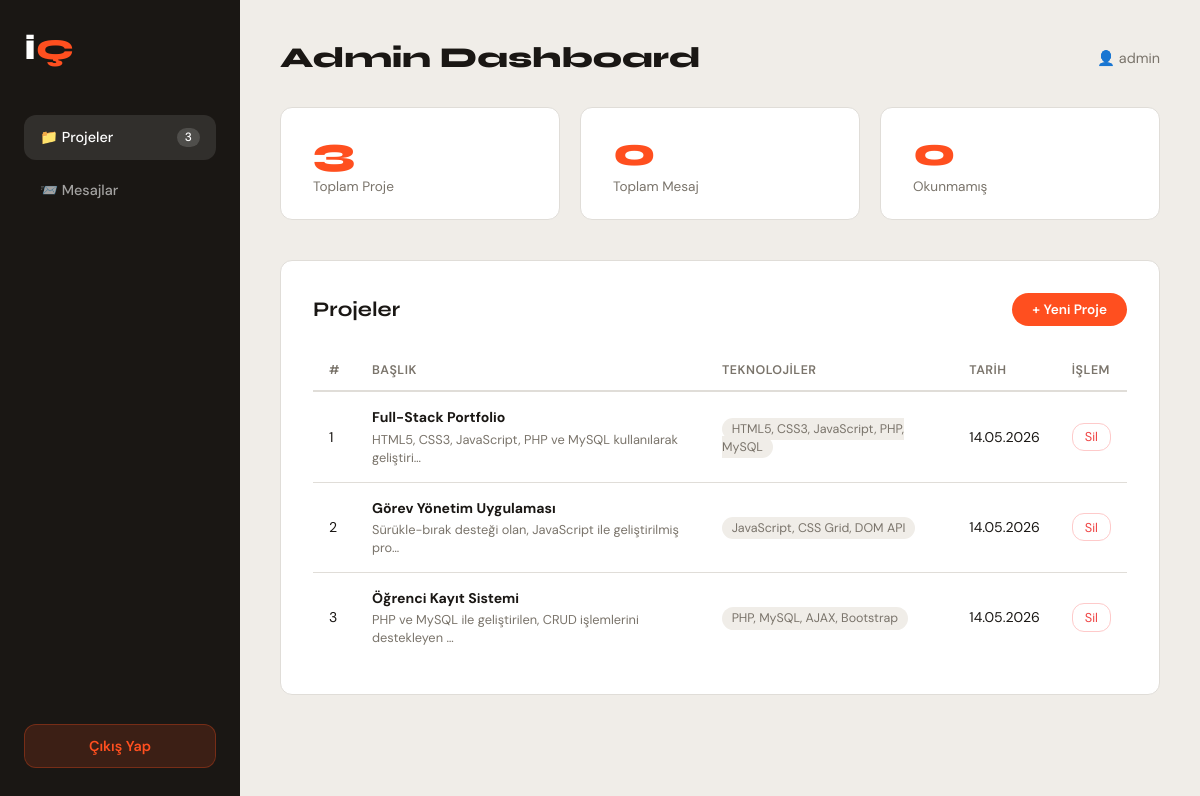
Page /admin/dashboard.php (signed in) on the committed database.
### tables this page shows
CREATE TABLE IF NOT EXISTS `projects` (
  `id`           INT UNSIGNED     NOT NULL AUTO_INCREMENT,
  `title`        VARCHAR(200)     NOT NULL,
  `description`  TEXT             NOT NULL,
  `technologies` VARCHAR(500)     DEFAULT NULL,
  `github_url`   VARCHAR(500)     DEFAULT NULL,
  `live_url`     VARCHAR(500)     DEFAULT NULL,
  `created_at`   DATETIME         NOT NULL DEFAULT CURRENT_TIMESTAMP,
  `updated_at`   DATETIME         NOT NULL DEFAULT CURRENT_TIMESTAMP ON UPDATE CURRENT_TIMESTAMP,
  PRIMARY KEY (`id`)
);

### admin/dashboard.php (the view, shortened to what this page needs)
<!DOCTYPE html>
<html lang="tr">
<head>
  <link rel="stylesheet" href="../css/admin.css" />
</head>
<body class="dashboard-body">
<?php
$pdo = getDB();
$projects = $pdo->query("SELECT * FROM projects ORDER BY created_at DESC")->fetchAll();
$contacts = $pdo->query("SELECT * FROM contacts ORDER BY created_at DESC")->fetchAll();
$unread   = $pdo->query("SELECT COUNT(*) FROM contacts WHERE is_read = 0")->fetchColumn();
?>
<div class="dash-layout">
  <aside class="dash-sidebar">
    <div class="dash-brand"><a href="../index.html">İ<span>Ç</span></a></div>
    <nav class="dash-nav">
      <a href="#projects-section" class="dash-nav-item active" data-tab="projects">
        📁 Projeler <span class="badge"><?= count($projects) ?></span>
      </a>
      <a href="#contacts-section" class="dash-nav-item" data-tab="contacts">
        📨 Mesajlar <?php if ($unread > 0): ?><span class="badge badge-red"><?= $unread ?></span><?php endif; ?>
      </a>
    </nav>
    <form method="POST" action="logout.php" class="logout-form">
      <button type="submit" class="btn-logout">Çıkış Yap</button>
    </form>
  </aside>
  <main class="dash-main">
    <div class="dash-header">
      <h1 class="dash-title">Admin Dashboard</h1>
      <span class="dash-user">👤 <?= htmlspecialchars($_SESSION['admin_user']) ?></span>
    </div>
    <div class="dash-stats">
      <div class="dash-stat">
        <span class="ds-num"><?= count($projects) ?></span>
        <span class="ds-label">Toplam Proje</span>
      </div>
      <div class="dash-stat">
        <span class="ds-num"><?= count($contacts) ?></span>
        <span class="ds-label">Toplam Mesaj</span>
      </div>
      <div class="dash-stat">
        <span class="ds-num"><?= $unread ?></span>
        <span class="ds-label">Okunmamış</span>
      </div>
    </div>
    <section class="dash-section" id="projects-section">
      <div class="dash-section-header">
        <h2>Projeler</h2>
        <button class="btn-add" id="toggleAddForm">+ Yeni Proje</button>
      </div>
      <div class="table-wrap">
        <table class="dash-table">
          <thead>
            <tr><th>#</th><th>Başlık</th><th>Teknolojiler</th><th>Tarih</th><th>İşlem</th></tr>
          </thead>
          <tbody>
            <?php if (empty($projects)): ?>
              <tr><td colspan="5" class="empty-row">Henüz proje eklenmemiş.</td></tr>
            <?php else: ?>
              <?php foreach ($projects as $i => $p): ?>
                <tr>
                  <td><?= $i+1 ?></td>
                  <td>
                    <strong><?= htmlspecialchars($p['title']) ?></strong>
                    <small><?= htmlspecialchars(mb_substr($p['description'], 0, 60)) ?>…</small>
                  </td>
                  <td><span class="tech-badge"><?= htmlspecialchars($p['technologies'] ?? '—') ?></span></td>
                  <td><?= date('d.m.Y', strtotime($p['created_at'])) ?></td>
                  <td>
                    <form method="POST" onsubmit="return confirm('Projeyi silmek istediğinize emin misiniz?')">
                      <button type="submit" class="btn-delete">Sil</button>
                    </form>
                  </td>
                </tr>
              <?php endforeach; ?>
            <?php endif; ?>
          </tbody>
        </table>
      </div>
    </section>
  </main>
</div>
</body>
</html>

### css/admin.css (style rules this page uses)
:root { --bg: #f5f3ee; --surface: #ffffff; --text: #1a1714; --muted: #7a746b; --border: #e0ddd8; --accent: #ff4f1f; --accent2: #1a6bff; --sidebar: #1a1714; --radius: 12px; --font: 'DM Sans', sans-serif; --display: 'Syne', sans-serif; }
*, *::before, *::after { box-sizing: border-box; margin: 0; padding: 0; }
html, body { height: 100%; }
body { font-family: var(--font); background: var(--bg); color: var(--text); }
.dashboard-body { background: #f0ede8; }
.dash-layout { display: flex; min-height: 100vh; }
.dash-sidebar { width: 240px; min-height: 100vh; background: var(--sidebar); color: #fff; display: flex; flex-direction: column; padding: 2rem 1.5rem; position: sticky; top: 0; height: 100vh; }
.dash-brand a { font-family: var(--display); font-size: 1.8rem; font-weight: 800; color: #fff; text-decoration: none; }
.dash-brand span { color: var(--accent); }
.dash-brand { margin-bottom: 3rem; }
.dash-nav { display: flex; flex-direction: column; gap: 0.5rem; flex: 1; }
.dash-nav-item { display: flex; align-items: center; gap: 0.75rem; padding: 0.8rem 1rem; border-radius: var(--radius); color: rgba(255,255,255,0.6); font-size: 0.9rem; font-weight: 500; text-decoration: none; transition: background 0.2s, color 0.2s; }
.dash-nav-item:hover, .dash-nav-item.active { background: rgba(255,255,255,0.1); color: #fff; }
.badge { margin-left: auto; background: rgba(255,255,255,0.15); border-radius: 100px; padding: 0.1rem 0.5rem; font-size: 0.75rem; }
.logout-form { margin-top: auto; }
.btn-logout { width: 100%; padding: 0.75rem; background: rgba(255,79,31,0.15); color: var(--accent); border: 1px solid rgba(255,79,31,0.3); border-radius: var(--radius); font: inherit; font-size: 0.9rem; font-weight: 600; cursor: pointer; transition: background 0.2s; }
.dash-main { flex: 1; padding: 2.5rem; overflow-x: hidden; }
.dash-header { display: flex; align-items: center; justify-content: space-between; margin-bottom: 2rem; }
.dash-title { font-family: var(--display); font-size: 1.8rem; font-weight: 800; }
.dash-user { color: var(--muted); font-size: 0.9rem; }
.dash-stats { display: flex; gap: 1.25rem; margin-bottom: 2.5rem; flex-wrap: wrap; }
.dash-stat { background: var(--surface); border: 1px solid var(--border); border-radius: var(--radius); padding: 1.5rem 2rem; flex: 1; min-width: 140px; display: flex; flex-direction: column; gap: 0.4rem; }
.ds-num { font-family: var(--display); font-size: 2.5rem; font-weight: 800; color: var(--accent); line-height: 1; }
.ds-label { color: var(--muted); font-size: 0.85rem; }
.dash-section { background: var(--surface); border: 1px solid var(--border); border-radius: var(--radius); padding: 2rem; margin-bottom: 2rem; }
.dash-section-header { display: flex; align-items: center; justify-content: space-between; margin-bottom: 1.5rem; }
.dash-section-header h2 { font-family: var(--display); font-size: 1.3rem; font-weight: 700; }
.btn-add { background: var(--accent); color: #fff; padding: 0.5rem 1.25rem; border: none; border-radius: 100px; font: inherit; font-size: 0.85rem; font-weight: 600; cursor: pointer; transition: opacity 0.2s; }
.table-wrap { overflow-x: auto; }
.dash-table { width: 100%; border-collapse: collapse; font-size: 0.88rem; }
.dash-table th { text-align: left; padding: 0.75rem 1rem; border-bottom: 2px solid var(--border); color: var(--muted); font-weight: 600; font-size: 0.78rem; text-transform: uppercase; letter-spacing: 0.5px; }
.dash-table td { padding: 1rem; border-bottom: 1px solid var(--border); vertical-align: middle; }
.dash-table td strong { display: block; margin-bottom: 0.2rem; }
.dash-table td small { color: var(--muted); font-size: 0.8rem; }
.dash-table tr:last-child td { border-bottom: none; }
.tech-badge { background: #f0ede8; color: var(--muted); padding: 0.2rem 0.6rem; border-radius: 100px; font-size: 0.78rem; }
.btn-delete { background: none; border: 1px solid #fecaca; color: #ef4444; padding: 0.3rem 0.75rem; border-radius: var(--radius); font: inherit; font-size: 0.8rem; cursor: pointer; transition: background 0.2s; }

### rows in the picture
projects: title "Full-Stack Portfolio", description "HTML5, CSS3, JavaScript, PHP ve MySQL kullanılarak geliştiri", technologies "HTML5, CSS3, JavaScript, PHP, MySQL", created_at "14.05.2026"
projects: title "Görev Yönetim Uygulaması", description "Sürükle-bırak desteği olan, JavaScript ile geliştirilmiş pro", technologies "JavaScript, CSS Grid, DOM API", created_at "14.05.2026"
projects: title "Öğrenci Kayıt Sistemi", description "PHP ve MySQL ile geliştirilen, CRUD işlemlerini destekleyen", technologies "PHP, MySQL, AJAX, Bootstrap", created_at "14.05.2026"

### other values in the picture
count($projects) "3"
$_SESSION['admin_user'] "admin"
count($contacts) "0"
$unread "0"
